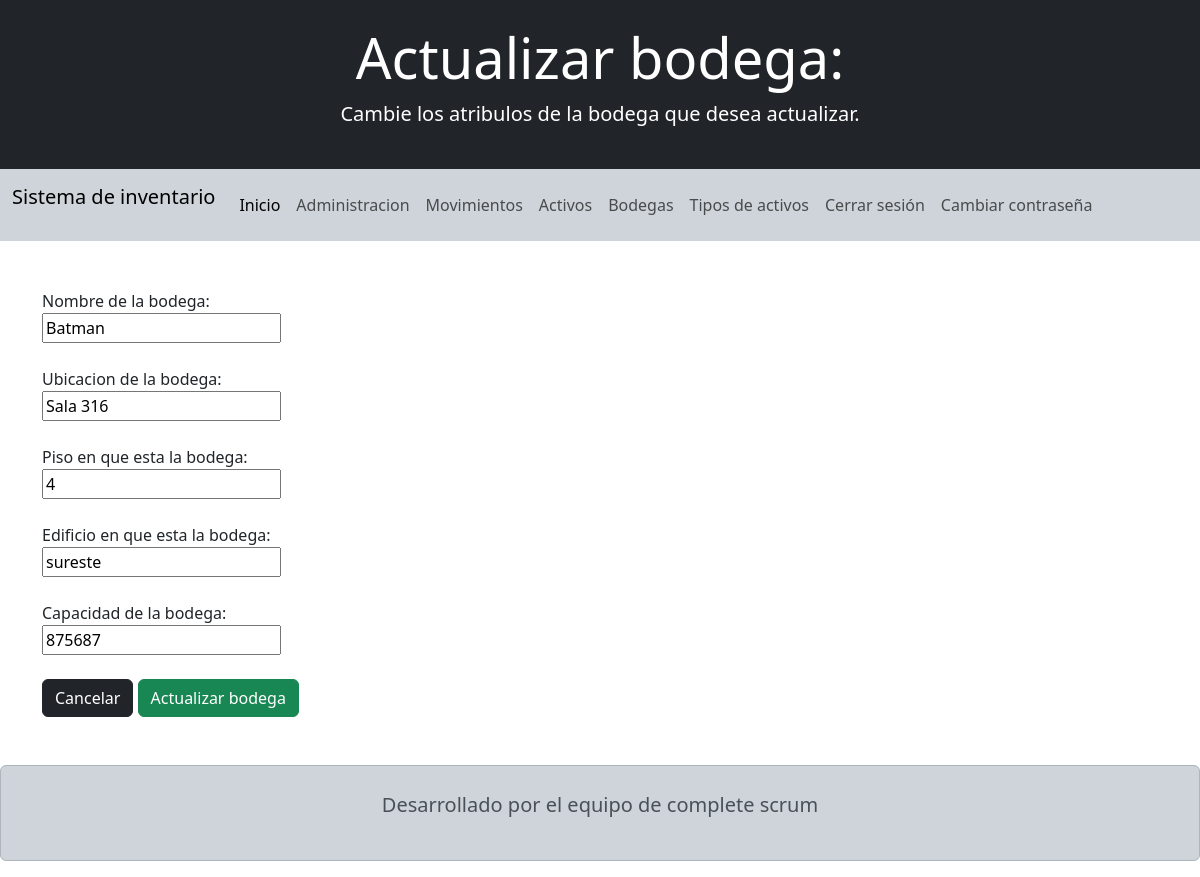
/actualizar-bodega/1/ (signed in), run on the app's committed database.
### appProject/models.py (models this page shows, shortened)
class Bodega(models.Model):
    nombre =    models.CharField           (blank=False, null=False, max_length=50)
    ubicacion = models.CharField           (blank=False, null=False, max_length=50)
    piso =      models.IntegerField        (blank=False, null=False)
    edificio =  models.CharField           (blank=False, null=False, max_length=50)
    capacidad = models.PositiveIntegerField(blank=False, null=False)

### appProject/views.py (the view, shortened to what this page needs)
# urls.py: path('actualizar-bodega/<int:id>/', views.edit_bodega, name='edit_bodega'),
@login_required
def edit_bodega(req, id):
    bodega = Bodega.objects.get(id=id)
    form = FormBodega(instance=bodega)
    data = {'form': form, 'accion': 'Actualizar', 'descripcion': 'Cambie los atribulos de la bodega que desea actualizar.'}
    return render(req, 'bodega/add_bodega.html', data)

### appProject/forms.py
class FormBodega(forms.ModelForm):
    class Meta:
        model = Bodega
        fields = '__all__'

### templates/bodega/add_bodega.html (shortened to what this page needs)
<!doctype html>
<html lang="es">
<head>
  <link href="https://cdn.jsdelivr.net/npm/bootstrap@5.3.2/dist/css/bootstrap.min.css" rel="stylesheet"
>
  <link rel="stylesheet" href="https://cdn.jsdelivr.net/npm/bootstrap-icons@1.11.2/font/bootstrap-icons.min.css">
</head>
<body>
    <header>
        <div class="bg-dark text-white py-4 text-center">
            <h1 class="display-4">{{accion}} bodega:</h1>
            <p class="lead">{{descripcion}}</p>
        </div>
        <nav class="navbar navbar-expand-lg bg-body-tertiary  bg-dark-subtle">
            <div class="container-fluid">
                <p class="navbar-brand">Sistema de inventario</p>
                <div class="collapse navbar-collapse" id="navbarNav">
                    <ul class="navbar-nav">
                        <li class="nav-item">
                            <a class="nav-link active" aria-current="page" href="{% url 'inicio' %}">Inicio</a>
                        </li>
                        <li class="nav-item">
                            <a class="nav-link" href="/admin/">Administracion</a>
                        </li>
                        <li class="nav-item">
                            <a class="nav-link" href="{% url 'read_movimiento' %}" >Movimientos</a>
                        </li>
                        <li class="nav-item">
                            <a class="nav-link" href="{% url 'read_activo' %}">Activos</a>
                        </li>
                        <li class="nav-item">
                            <a class="nav-link" href="{% url 'read_bodega' %}">Bodegas</a>
                        </li>
                        <li class="nav-item">
                            <a class="nav-link" href="{% url 'read_tipo_activo' %}">Tipos de activos</a>
                        </li>
                        <li class="nav-item">
                            <a class="nav-link" href="{% url 'singout' %}">Cerrar sesión</i></a>
                        </li>
                        <li class="nav-item">
                            <a class="nav-link" href="{% url 'edit_password' %}">Cambiar contraseña</i></a>
                        </li>
                    </ul>
                </div>
            </div>
        </nav>
    </header>
    <br><br>
    <main>
        <div class="container">
            {% block content %}
            <form method="POST">
                <label for="{{ form.nombre.id_for_label }}">Nombre de la bodega:</label>
                <div class="form-group">
                    {{ form.nombre }}
                </div>
                <br>
                <label for="{{ form.ubicacion.id_for_label }}">Ubicacion de la bodega:</label>
                <div class="form-group">
                    {{ form.ubicacion }}
                </div>
                <br>
                <label for="{{ form.piso.id_for_label }}">Piso en que esta la bodega:</label>
                <div class="form-group">
                    {{ form.piso }}
                </div>
                <br>
                <label for="{{ form.edificio.id_for_label }}">Edificio en que esta la bodega:</label>
                <div class="form-group">
                    {{ form.edificio }}
                </div>
                <br>
                <label for="{{ form.capacidad.id_for_label }}">Capacidad de la bodega:</label>
                <div class="form-group">
                    {{ form.capacidad }}
                </div>
                <br>
                <a href="{% url 'read_bodega' %}" class="btn btn-dark">Cancelar</a>
                <button type="submit" class="btn btn-success">{{accion}} bodega</button>
            </form>
            {% endblock %}
        </div>
    </main>
    <footer>
        <div class="alert alert-dark text-center py-4 mt-5">
            <p class="lead">Desarrollado por el equipo de complete scrum</p>
        </div>
    </footer>
</body>
</html>

### data on the page
Bodega: nombre "Batman", ubicacion "Sala 316", piso "4", edificio "sureste", capacidad "875687"

### other printed values
{{ accion }} "Actualizar"
{{ descripcion }} "Cambie los atribulos de la bodega que desea actualizar."
